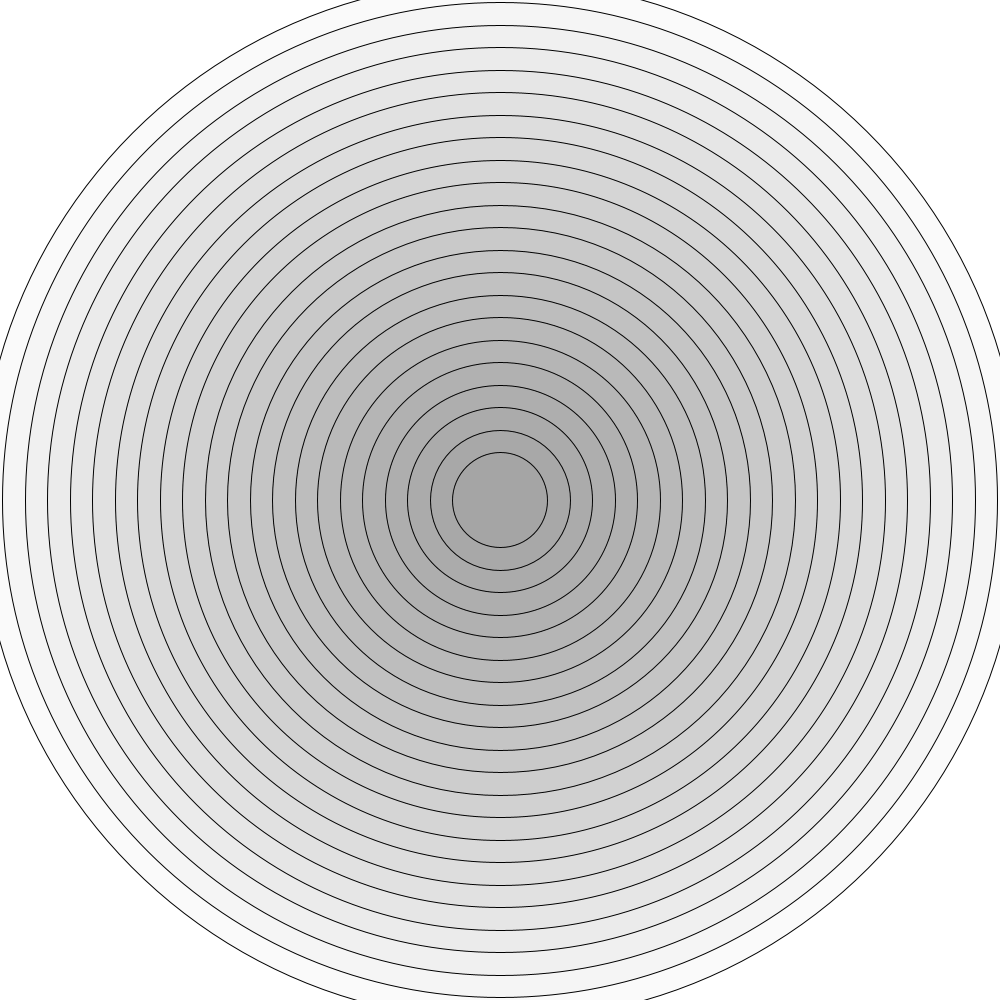
Frame 1 (no input)
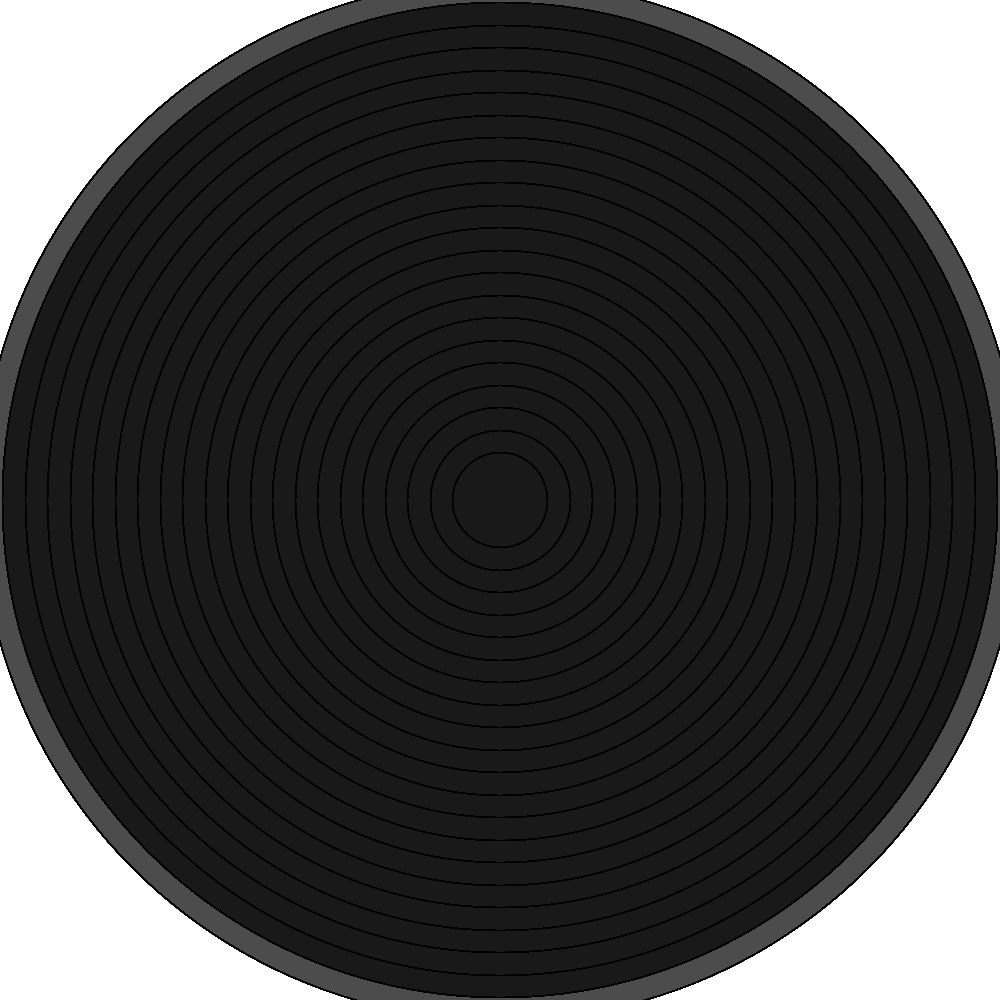
Frame 60 (the mouse pressed at the canvas centre just before this capture)
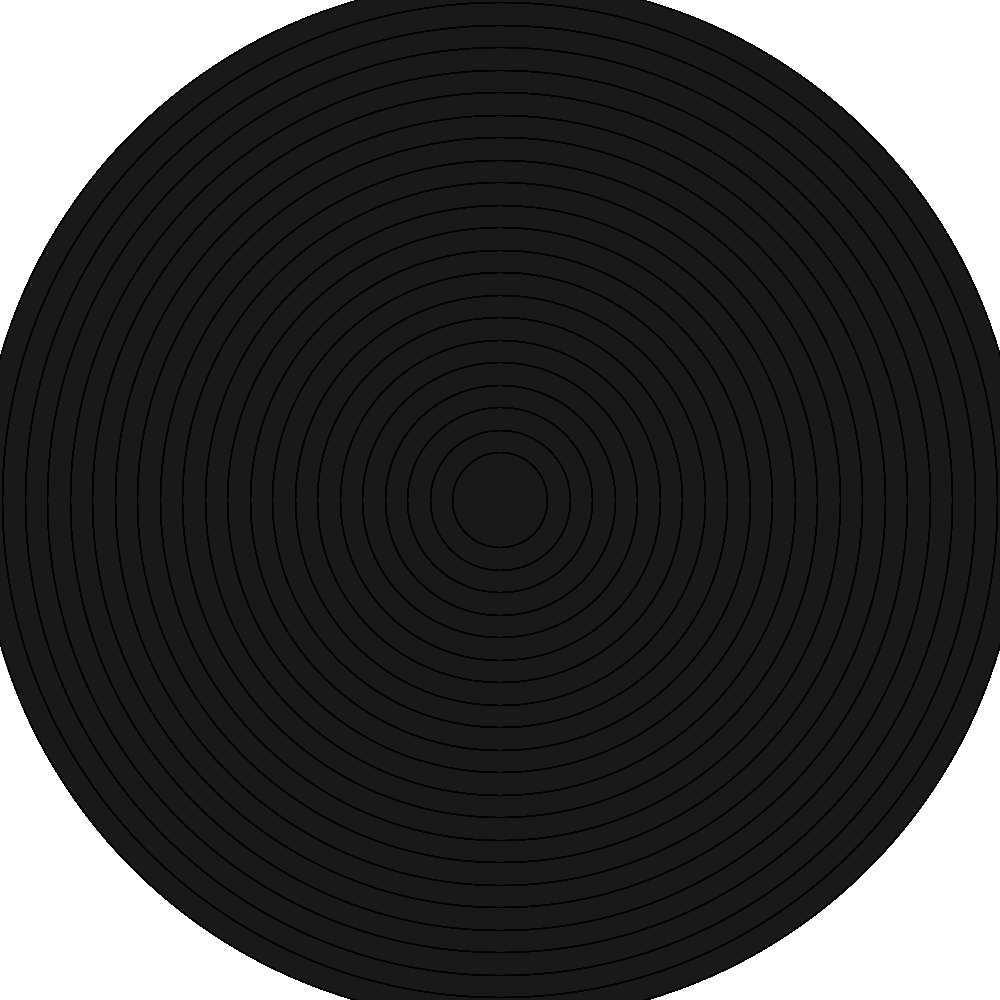
Frame 120 (the mouse held since frame 60 and released just before this capture)

The Processing sketch that drew these frames (run headless with seeded random() and noise(); from frame 60 on, the mouse is pressed at the canvas centre):

// Processing sketch: Expanding_sphere_Modified_WK_14_HW
// ── Expanding_sphere_Modified_WK_14_HW.pde




void setup(){
  size(1000,1000);
  background(255);
}
void draw(){
  fill(0,0,0,5);
  PVector dimensions = new PVector(50,50);
  PVector growth = new PVector(45,0);
  while(dimensions.x<width && dimensions.y<height){
    dimensions.x=dimensions.x+growth.x;
    dimensions.y=dimensions.y+growth.x;
    ellipse(width/2,height/2,dimensions.x,dimensions.y);
  }
}
  
